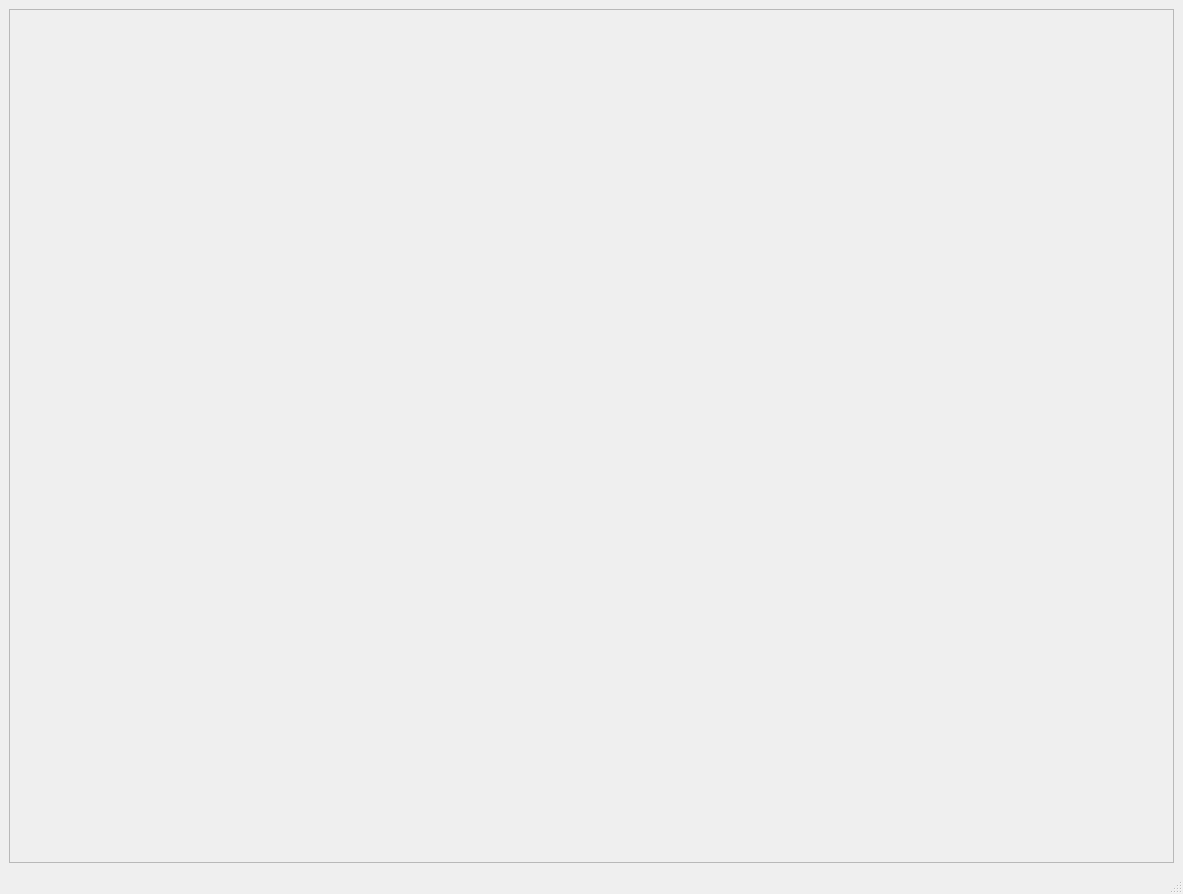
<?xml version="1.0" encoding="UTF-8"?>
<ui version="4.0">
 <class>SectorMap_MainWindow</class>
 <widget class="QMainWindow" name="SectorMap_MainWindow">
  <property name="geometry">
   <rect>
    <x>0</x>
    <y>0</y>
    <width>1183</width>
    <height>894</height>
   </rect>
  </property>
  <property name="windowTitle">
   <string>MainWindow</string>
  </property>
  <widget class="QWidget" name="centralwidget">
   <layout class="QGridLayout" name="gridLayout">
    <item row="0" column="0">
     <widget class="QFrame" name="frame">
      <property name="frameShape">
       <enum>QFrame::StyledPanel</enum>
      </property>
      <property name="frameShadow">
       <enum>QFrame::Raised</enum>
      </property>
     </widget>
    </item>
   </layout>
  </widget>
  <widget class="QMenuBar" name="menubar">
   <property name="geometry">
    <rect>
     <x>0</x>
     <y>0</y>
     <width>1183</width>
     <height>25</height>
    </rect>
   </property>
  </widget>
  <widget class="QStatusBar" name="statusbar"/>
  <action name="actionSector_Map">
   <property name="text">
    <string>Sector Map</string>
   </property>
  </action>
  <action name="actionSubsector_A">
   <property name="text">
    <string>Subsector A</string>
   </property>
  </action>
  <action name="actionSubsector_B">
   <property name="text">
    <string>Subsector B</string>
   </property>
  </action>
  <action name="actionSubsector_C">
   <property name="text">
    <string>Subsector C</string>
   </property>
  </action>
  <action name="actionSubsector_D">
   <property name="text">
    <string>Subsector D</string>
   </property>
  </action>
 </widget>
 <resources/>
 <connections/>
</ui>
